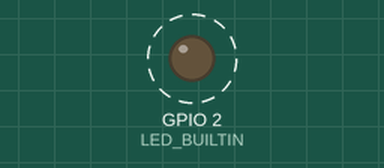
A sketch run on a simulated ESP8266 (NodeMCU). On the bench: output pins drawn as LEDs (lit = HIGH, except the on-board LED, lit = LOW). Dashed ring = blinking. WiFi joins after 1.5 s; servers stay silent unless stated; EEPROM starts erased; what the sketch prints to the serial monitor is not drawn.

Above: at 1.1 s.
Timing chart, 0 to 4.8 s (numbered marks = the images above):
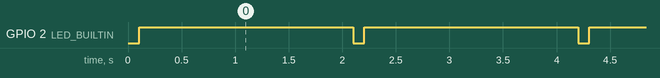

Measured:
- by itself, GPIO 2 (LED_BUILTIN): alternates HIGH for 2.0 s and LOW for 0.10 s

The sketch:

WiFi.ino
```cpp
#include <ESP8266WiFi.h>
#include <ESP8266WebServer.h>
#include <EEPROM.h>

#define DEBUG

#define ledOFF digitalWrite(LED_BUILTIN, HIGH);
#define ledON digitalWrite(LED_BUILTIN, LOW);

const char *ssid = "SISap55";
const char *password = "1qaz2wsx";

ESP8266WebServer server(80);

void setup() {
  // Для управления синим светодиодом на плате ESP2866
  pinMode(LED_BUILTIN, OUTPUT);

  // Режим вывожа информации трассировки в консоль
  #ifdef DEBUG
    Serial.begin(115200);
    Serial.print(millis());
    Serial.println("---------------------------------------------------------------");
  #endif

  // Резервируем область памяти для сохранения настроек
  EEPROM.begin(512);

  // Вколючение режима точки доступа
  WiFimodeAP();

  // Определение MAC адреса ESP8266
  uint8_t mac[6];
  WiFi.macAddress(mac);

  //String clientName = macToStr(mac);
  //clientName += "-";
  //clientName +=  ESP.getChipId();

  //loadConfig();

}


void loop() {
  ledON;
  delay(100);
  ledOFF;
  delay(2000);

  server.handleClient();

}

//Перевод платы в режимы: Точки доступа, Клиент или совмещенный
void WiFimodeAP() {
  //WiFi.mode(WIFI_AP);
  WiFi.softAP(ssid, password);
  WiFi.begin();
  WiFi.printDiag(Serial);

  IPAddress myIP = WiFi.softAPIP();
  Serial.print("AP IP address: ");
  Serial.println(myIP);
  server.on("/", handleRoot);
  server.begin();
  Serial.println("HTTP server started");
}


void handleRoot() {
  server.send(200, "text/html", "<h1>You are connected</h1>");
}

// ------------------ Преобразование MAC адреса в читаемый вид ------------------
String macToStr(const uint8_t* mac)
{
  String result;
  for (int i = 0; i < 6; ++i) {
    result += String(mac[i], 16);
    if (i < 5)
      result += ':';
  }
  return result;
}
// ------------------ Преобразование MAC адреса в читаемый вид ------------------
```
